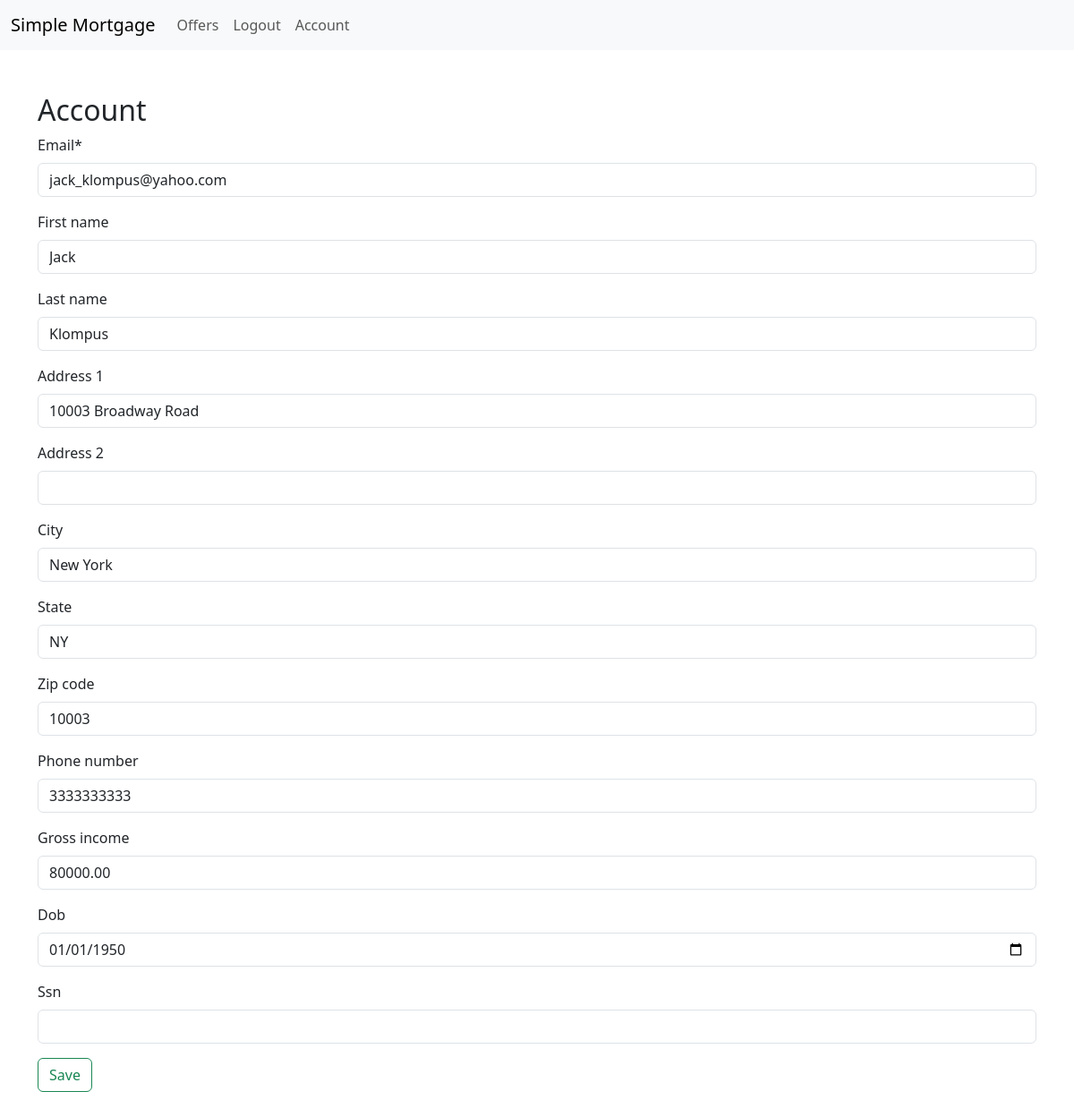
Screenshot of /accounts/edit/2/ (signed in) with the database file from the repository.
### accounts/models.py (models this page shows, shortened)
class CustomUser(AbstractBaseUser, PermissionsMixin):
    email = models.EmailField(unique=True)
    first_name = models.CharField(max_length=50, blank=True, null=True)
    last_name = models.CharField(max_length=50, blank=True, null=True)
    address_1 = models.CharField(max_length=255, blank=True, null=True)
    address_2 = models.CharField(max_length=255, blank=True, null=True)
    city = models.CharField(max_length=50, blank=True, null=True)
    state = models.CharField(max_length=2, blank=True, null=True)
    zip_code = models.CharField(max_length=5, blank=True, null=True)
    phone_number = models.CharField(max_length=15, blank=True, null=True)
    gross_income = models.DecimalField(
        max_digits=10, decimal_places=2, blank=True, null=True
    )
    dob = models.DateField(blank=True, null=True)
    ssn = models.CharField(
        max_length=60, blank=True, null=True
    )  # Increased length to accommodate hashed value
    is_staff = models.BooleanField(default=False)
    is_active = models.BooleanField(default=True)
    password = models.CharField(max_length=128)  # Explicitly mention the password field
    plaid_access_token = models.CharField(
        max_length=255, blank=True, null=True
    )  # Field to store Plaid access token
    objects = CustomUserManager()
    USERNAME_FIELD = "email"
    REQUIRED_FIELDS = []

### accounts/views.py (the view)
# urls.py: path("edit/<int:user_id>/", views.edit_user, name="edit_user"),
@login_required
def edit_user(request, user_id):
    user = get_object_or_404(CustomUser, id=user_id)
    if request.method == "POST":
        form = CustomUserForm(request.POST, instance=user)
        if form.is_valid():
            form.save()
            return redirect("profile", user_id=request.user.id)
    else:
        form = CustomUserForm(instance=user)
    return render(request, "accounts/edit_user.html", {"form": form})

### accounts/forms.py
class CustomUserForm(forms.ModelForm):
    class Meta:
        model = CustomUser
        fields = [
            "email",
            "first_name",
            "last_name",
            "address_1",
            "address_2",
            "city",
            "state",
            "zip_code",
            "phone_number",
            "gross_income",
            "dob",
            "ssn",
        ]
        widgets = {
            "dob": forms.DateInput(attrs={"type": "date"}),
            "ssn": forms.PasswordInput(render_value=True),
        }

### accounts/templates/accounts/edit_user.html (shortened to what this page needs)
{% extends 'base.html' %} {% load crispy_forms_tags %}  {% block content %}
<div class="container my-5 pb-5">
	<h2>Account</h2>
	<form method="post" action="{% url 'edit_user' %}">
		{% csrf_token %} {{ form|crispy }}
		<button class="btn btn-outline-success" type="submit">Save</button>
	</form>
</div>
{% endblock content %}

### rows the page displays
CustomUser: email "jack_klompus@yahoo.com", first_name "Jack", last_name "Klompus", address_1 "10003 Broadway Road", city "New York", state "NY", zip_code "10003", phone_number "3333333333", gross_income "80000.00", dob "01/01/1950"
